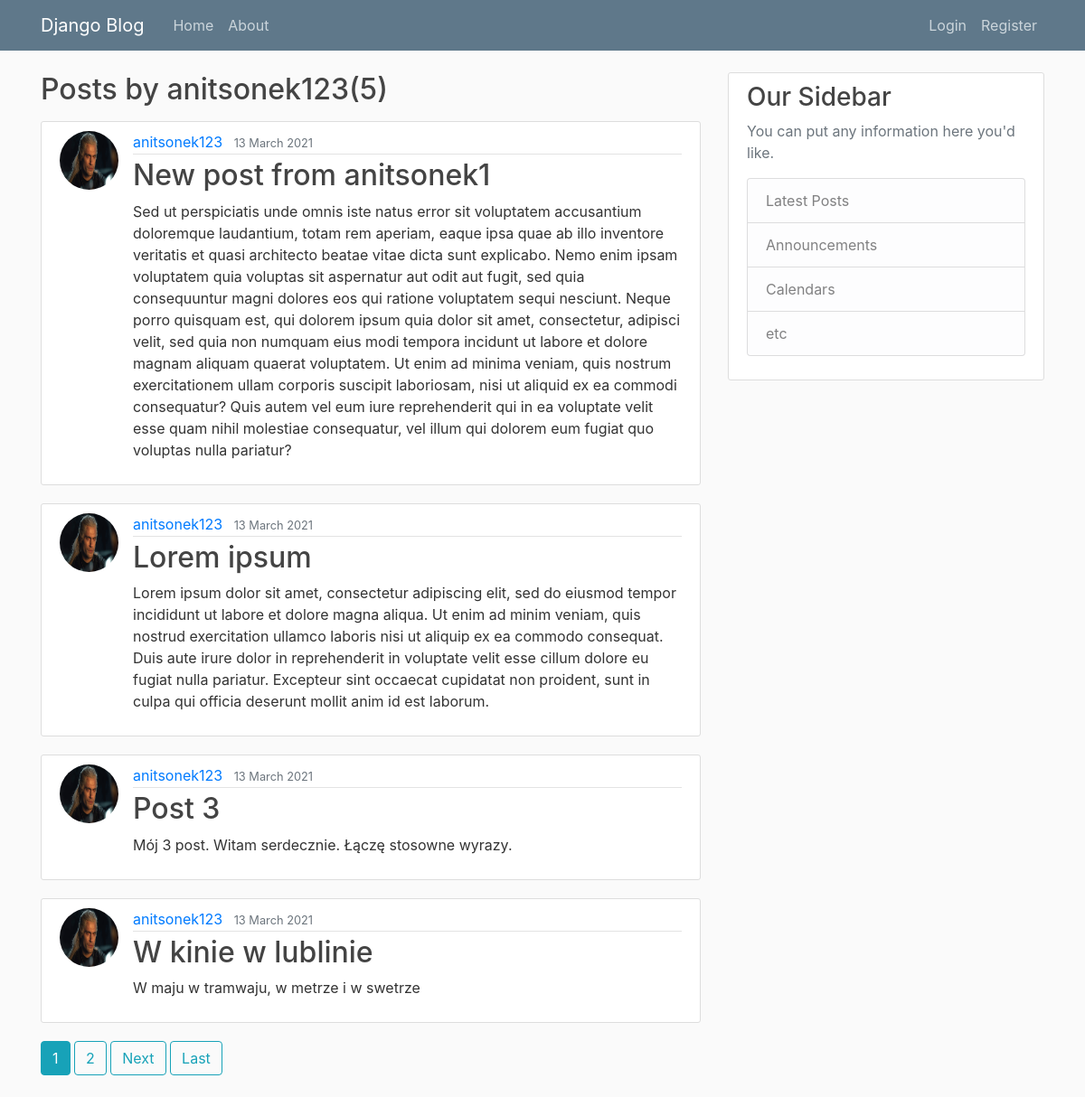
Screenshot of /user/anitsonek123 with the database file from the repository.
### blog/models.py (models this page shows, shortened)
class Post(models.Model):
    title=models.CharField(max_length=100)
    content=models.TextField()
    date_posted=models.DateTimeField(default=timezone.now)
    author=models.ForeignKey(User,on_delete=models.CASCADE) #bo chcemy obsluzyc sytuacje w ktorej autor jest usuniety

### users/models.py (models this page shows, shortened)
class Profile(models.Model):
    user = models.OneToOneField(User, on_delete=models.CASCADE)
    image = models.ImageField(default='default.jpg', upload_to='profile_pics')

### blog/views.py (the view)
# urls.py: path('user/<str:username>', UserPostListView.as_view(), name='user-posts'),
class UserPostListView(ListView):
    model = Post
    template_name='blog/user_posts.html' # <app>/<model>_<viewtype>.html
    context_object_name='posts'
    paginate_by=4
    def get_queryset(self):
        user=get_object_or_404(User,username=self.kwargs.get('username'))
        return Post.objects.filter(author=user).order_by('-date_posted')

### blog/templates/blog/user_posts.html (shortened to what this page needs)
{% extends "blog/base.html" %}
{% block content %}
<h2 class="mb-3"> Posts by  {{ view.kwargs.username }}({{ page_obj.paginator.count }}) </h2>
    {% for post in posts %}
    <article class="media content-section">
      <img class="rounded-circle article-img" src="{{ post.author.profile.image.url }}">
        <div class="media-body">
          <div class="article-metadata">
            <a class="mr-2" href="{% url 'user-posts' post.author.username %}">{{ post.author }}</a>
            <small class="text-muted">{{ post.date_posted|date:"d F Y" }}</small>
          </div>
          <h2><a class="article-title" href="{% url 'post-detail' post.id %}">{{ post.title }}</a></h2>
          <p class="article-content">{{ post.content }}</p>
        </div>
      </article>
    {% endfor %}
    {% if is_paginated %}
      {% for num in page_obj.paginator.page_range %}
        {% if page_obj.number == num %}
          <a class="btn btn-info mb-4" href="?page={{ num }}">{{ num }}</a>
        {% elif num > page_obj.number|add:'-3' and num < page_obj.number|add:'3' %}
          <a class="btn btn-outline-info mb-4" href="?page={{ num }}">{{ num }}</a>
        {% endif %}
      {% endfor %}
      {% if page_obj.has_next %}
        <a class="btn btn-outline-info mb-4" href="?page={{ page_obj.next_page_number }}">Next</a>
        <a class="btn btn-outline-info mb-4" href="?page={{ page_obj.paginator.num_pages }}">Last</a>
      {% endif %}
    {% endif %}
{% endblock content %}

### blog/static/blog/main.css (style rules this page uses)
body { background: #fafafa; color: #333333; margin-top: 5rem; }
h1, h2, h3, h4, h5, h6 { color: #444444; }
.content-section { background: #ffffff; padding: 10px 20px; border: 1px solid #dddddd; border-radius: 3px; margin-bottom: 20px; }
.article-title { color: #444444; }
.article-content { white-space: pre-line; }
.article-img { height: 65px; width: 65px; margin-right: 16px; }
.article-metadata { padding-bottom: 1px; margin-bottom: 4px; border-bottom: 1px solid #e3e3e3 }

### rows the page displays
Post: author.profile.image (picture), author "anitsonek123", date_posted "13 March 2021", title "New post from anitsonek1", content "Sed ut perspiciatis unde omnis iste natus error sit voluptatem accusantium doloremque laudantium, totam rem aperiam, eaque ipsa quae ab illo inventore veritatis et quasi architecto beatae vitae dicta sunt explicabo. Nemo enim ipsam voluptatem quia voluptas sit aspernatur aut odit aut fugit, sed quia consequuntur magni dolores eos qui ratione voluptatem sequi nesciunt. Neque porro quisquam est, qui dolorem ipsum quia dolor sit amet, consectetur, adipisci velit, sed quia non numquam eius modi tempora incidunt ut labore et dolore magnam aliquam quaerat voluptatem. Ut enim ad minima veniam, quis nostrum exercitationem ullam corporis suscipit laboriosam, nisi ut aliquid ex ea commodi…"
Post: author.profile.image (picture), author "anitsonek123", date_posted "13 March 2021", title "Lorem ipsum", content "Lorem ipsum dolor sit amet, consectetur adipiscing elit, sed do eiusmod tempor incididunt ut labore et dolore magna aliqua. Ut enim ad minim veniam, quis nostrud exercitation ullamco laboris nisi ut aliquip ex ea commodo consequat. Duis aute irure dolor in reprehenderit in voluptate velit esse cillum dolore eu fugiat nulla pariatur. Excepteur sint occaecat cupidatat non proident, sunt in culpa qui officia deserunt mollit anim id est laborum."
Post: author.profile.image (picture), author "anitsonek123", date_posted "13 March 2021", title "Post 3", content "Mój 3 post. Witam serdecznie. Łączę stosowne wyrazy."
Post: author.profile.image (picture), author "anitsonek123", date_posted "13 March 2021", title "W kinie w lublinie", content "W maju w tramwaju, w metrze i w swetrze"

### other values shown
{{ view.kwargs.username }} "anitsonek123"
{{ page_obj.paginator.count }} "5"
{{ num }} "1"
{{ num }} "2"
